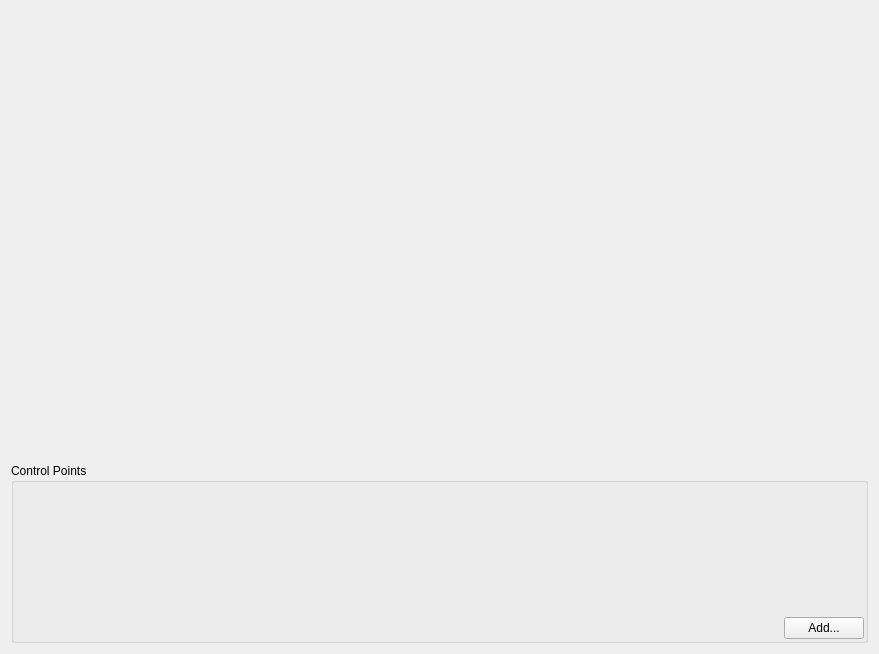
<ui version="4.0">
 <class>ArrayEditor</class>
 <widget class="QWidget" name="ArrayEditor">
  <property name="geometry">
   <rect>
    <x>0</x>
    <y>0</y>
    <width>879</width>
    <height>654</height>
   </rect>
  </property>
  <property name="windowTitle">
   <string>ArrayEditor</string>
  </property>
  <layout class="QVBoxLayout">
   <item>
    <widget class="TaurusPlot" name="plot1">
     <property name="sizePolicy">
      <sizepolicy vsizetype="Expanding" hsizetype="Expanding">
       <horstretch>0</horstretch>
       <verstretch>2</verstretch>
      </sizepolicy>
     </property>
     <property name="minimumSize">
      <size>
       <width>400</width>
       <height>150</height>
      </size>
     </property>
     <property name="allowZoomers">
      <bool>false</bool>
     </property>
    </widget>
   </item>
   <item>
    <widget class="TaurusPlot" name="plot2">
     <property name="sizePolicy">
      <sizepolicy vsizetype="Expanding" hsizetype="Expanding">
       <horstretch>0</horstretch>
       <verstretch>1</verstretch>
      </sizepolicy>
     </property>
     <property name="minimumSize">
      <size>
       <width>400</width>
       <height>150</height>
      </size>
     </property>
     <property name="allowZoomers">
      <bool>false</bool>
     </property>
    </widget>
   </item>
   <item>
    <widget class="QGroupBox" name="cpointsGroupBox">
     <property name="minimumSize">
      <size>
       <width>0</width>
       <height>180</height>
      </size>
     </property>
     <property name="title">
      <string>Control Points</string>
     </property>
     <layout class="QHBoxLayout">
      <property name="leftMargin">
       <number>0</number>
      </property>
      <property name="topMargin">
       <number>0</number>
      </property>
      <property name="rightMargin">
       <number>1</number>
      </property>
      <property name="bottomMargin">
       <number>1</number>
      </property>
      <item>
       <widget class="QWidget" native="1" name="controllersContainer"/>
      </item>
      <item>
       <layout class="QVBoxLayout">
        <item>
         <spacer>
          <property name="orientation">
           <enum>Qt::Vertical</enum>
          </property>
          <property name="sizeHint">
           <size>
            <width>20</width>
            <height>40</height>
           </size>
          </property>
         </spacer>
        </item>
        <item>
         <widget class="QPushButton" name="addCPointsBT">
          <property name="sizePolicy">
           <sizepolicy vsizetype="Fixed" hsizetype="Maximum">
            <horstretch>0</horstretch>
            <verstretch>0</verstretch>
           </sizepolicy>
          </property>
          <property name="text">
           <string>Add...</string>
          </property>
         </widget>
        </item>
       </layout>
      </item>
     </layout>
    </widget>
   </item>
  </layout>
 </widget>
 <customwidgets>
  <customwidget>
   <class>TaurusPlot</class>
   <extends>QWidget</extends>
   <header>taurus.qt.qtgui.plot</header>
  </customwidget>
 </customwidgets>
 <resources/>
 <connections/>
</ui>
